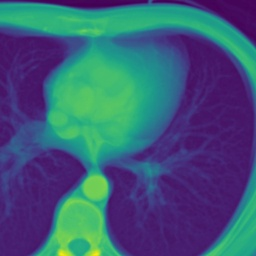
#> input picture stef.jpeg, 256 x 256 px, shrunk from 512 x 512 before the run
$ jupyter execute --allow-errors Image.ipynb   (older library calls are emulated)
#> lines starting #> are read from the running program, lines starting #| are printed output that depends on the picture
[cell 1]
import cv2
import numpy as np
from matplotlib import pyplot as plt

# loading image
#img0 = cv2.imread('SanFrancisco.jpg',)
# img0 = cv2.imread('Test_image.PNG',)
img0 = cv2.imread('stef.jpeg',)
#> img0 is the input picture: shape (256, 256, 3); mean B, G, R 119.3, 90.1, 61.6

[cell 2]
print('Original Dimensions : ',img0.shape)
#| Original Dimensions :  (256, 256, 3)

scale_percent = 200 # percent of original size
#> (the rest of this cell did not finish here and is left out)

[cell 3]
# converting to gray scale
gray = cv2.cvtColor(img0, cv2.COLOR_BGR2GRAY)
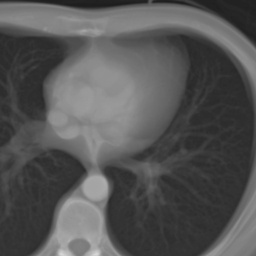
#> gray: shape (256, 256); min 29, max 215, mean 84.9

# remove noise
img = cv2.GaussianBlur(gray,(3,3),0)

# convolute with proper kernels
laplacian = cv2.Laplacian(img,cv2.CV_64F)
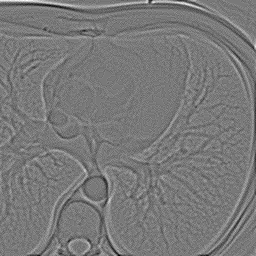
#> laplacian: shape (256, 256) float64; min -21, max 23, mean 0; drawn with min black and max white
sobelx = cv2.Sobel(img,cv2.CV_64F,1,0,ksize=5)  # x
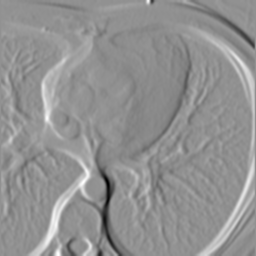
#> sobelx: shape (256, 256) float64; min -2621, max 1982, mean 15.5; drawn with min black and max white
sobely = cv2.Sobel(img,cv2.CV_64F,0,1,ksize=5)  # y
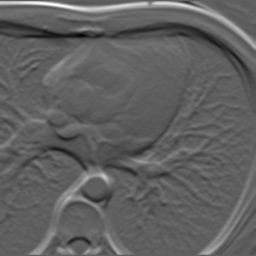
#> sobely: shape (256, 256) float64; min -1859, max 3105, mean 31.3; drawn with min black and max white

plt.subplot(2,2,1),plt.imshow(img,cmap = 'gray')
plt.title('Original'), plt.xticks([]), plt.yticks([])
plt.subplot(2,2,2),plt.imshow(laplacian,cmap = 'gray')
plt.title('Laplacian'), plt.xticks([]), plt.yticks([])
plt.subplot(2,2,3),plt.imshow(sobelx,cmap = 'gray')
plt.title('Sobel X'), plt.xticks([]), plt.yticks([])
plt.subplot(2,2,4),plt.imshow(sobely,cmap = 'gray')
plt.title('Sobel Y'), plt.xticks([]), plt.yticks([])

plt.show()

[cell 4]
from skimage.data import camera
from skimage.filters import frangi, hessian

import matplotlib.pyplot as plt

image = img0

fig, ax = plt.subplots(ncols=3)

ax[0].imshow(image, cmap=plt.cm.gray)
ax[0].set_title('Original image')

ax[1].imshow(frangi(image), cmap=plt.cm.gray)
ax[1].set_title('Frangi filter result')

ax[2].imshow(hessian(image), cmap=plt.cm.gray)
ax[2].set_title('Hybrid Hessian filter result')

for a in ax:
    a.axis('off')

plt.tight_layout()
plt.show()
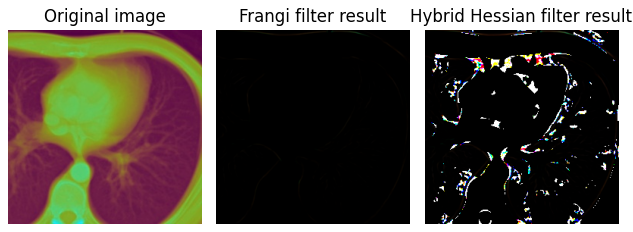
#> figure drawn by matplotlib, 3 panels; B, G, R data is drawn as R, G, B
